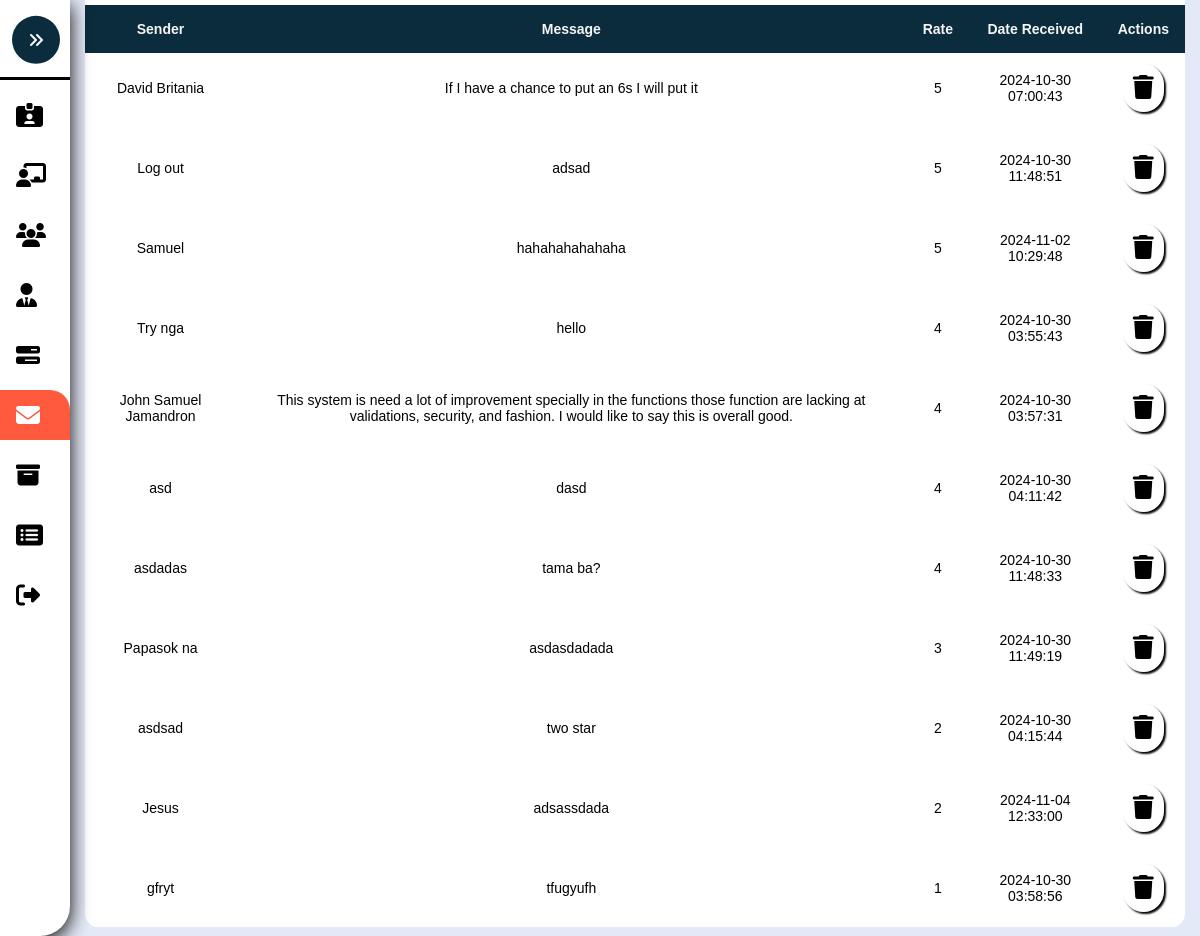
Screenshot of /Admin-Message.php with the database file from the repository.
### tables this page shows
CREATE TABLE `message` (
  `MessageID` int(8) NOT NULL,
  `Sender` varchar(255) NOT NULL,
  `Rate` int(7) NOT NULL,
  `Message` varchar(255) NOT NULL,
  `Date` timestamp NOT NULL DEFAULT current_timestamp()
);

### Admin-Message.php (the view, shortened to what this page needs)
<?php
	include './Assets/Php/Connection.php';
?>
<!DOCTYPE html>
<html>
<head>
	<link rel="stylesheet" type="text/css" href="./Assets/Css/Admin.css?v=<?php echo time(); ?>">
</head>
<body>
	<nav class="sidebar close" id="sidebar">
		<header>
			<figure class="image-container">
			</figure>
			<button class="toggle">
				<i class="fa-solid fa-angles-right"></i>
			</button>
		</header>
		<div class="menu-bar">
			<div class="menu">
				<ul class="menu-links">
					<li class="nav-link">
						<a href="./Admin-Account.php" >
							<i class="fa-solid fa-id-card-clip"></i>
						</a>
					</li>
					<li class="nav-link">
						<a href="./Admin-Pending.php">
							<i class="fa-solid fa-chalkboard-user"></i>
						</a>
					</li>
					<li class="nav-link">
						<a href="./Admin-Users.php" class="dashboard-list-item " >
							<i class="fa-solid fa-users"></i>
						</a>
					</li>
					<li class="nav-link">
						<a href="./Admin-Management.php" class="dashboard-list-item ">
							<i class="fa-solid fa-user-tie"></i>
						</a>
					</li>
					<li class="nav-link">
						<a href="./Admin-Properties.php" class="dashboard-list-item ">
							<i class="fa-solid fa-bars-progress"></i>
						</a>
					</li>
					<li class="nav-link">
						<a href="Admin-Message.php" class="dashboard-list-item active">
							<i class="fa-solid fa-envelope"></i>
						</a>
					</li>
					<li class="nav-link">
						<a href="./Admin-Archieve.php" class="dashboard-list-item">
							<i class="fa-solid fa-box-archive"></i>
						</a>
					</li>
					<li class="nav-link">
						<a href="Admin-SoldProperties.php" class="dashboard-list-item">
							<i class="fa-solid fa-rectangle-list"></i>
						</a>
					</li>
					<li class="nav-link">
						<a href="./Assets/Php/Logout.php" class="dashboard-list-item">
							<i class="fa-solid fa-right-from-bracket"></i>
						</a>
					</li>
				</ul>
			</div>
		</div>
	</nav>
	<main class="main">
		<section class="Table-section" id="Table-Section">
			<div class="container">
				<table class="table" id="table">
					<tr>
						<th>Sender</th>
						<th>Message</th>
						<th>Rate</th>
						<th>Date Received</th>
						<th class="action-center">Actions</th>
					</tr>
					<?php
						$sql = "SELECT * FROM message ORDER BY Rate DESC";
						$rs = mysqli_query($conn, $sql);
						if($rs){
							while ($row = mysqli_fetch_assoc($rs)) {
								$MessageID = $row['MessageID'];
								$Sender = $row['Sender'];
								$Rate = $row['Rate'];
								$Date = $row['Date'];
								$Message = $row['Message'];
								echo "
								<tr>
									<td>".$Sender."</td>
									<td>".$Message."</td>
									<td>".$Rate."</td>
									<td>".$Date."</td>
									<td class='td-action'>
										<a href='./Assets/Php/Admin.php?DeleteID=".$MessageID."' onclick='return DeleteConfirmation()' class='custom-tooltip' data-title='Delete'>
											<i class='fa-solid fa-trash' ></i>
										</a>
									</td>
								</tr>
								";
							}
						}
					?>
				</table>
			</div>
		</section>
	</main>
</body>
</html>

### Assets/Css/Admin.css (style rules this page uses)
:root { --dark-jungle-green: hsl(188, 63%, 7%); --prussian-blue: hsl(200, 69%, 14%); --raisin-black-1: hsl(227, 29%, 13%); --raisin-black-2: hsl(229, 17%, 19%); --yellow-green: hsl(89, 72%, 85%); --orange-soda: hsl(9,100%, 62%); --cultured-1: hsl(0, 0%, 93%); --cultured-2:hsl(192, 24%, 96%); --misty-rose: hsl(210, 100%, 97%); --alice-blue: hsl(8, 100%, 97%); --seashell: hsl(8,100%, 97%); --cadet: hsl(0, 0%, 100%); --white: hsl(0,0%, 100%); --black:hsl(0,0%,0%); --opal: hsl(180, 20%, 62%); --head-foot-bg-amaresa: rgba(255, 255, 255, 0.66); --header-bg-amaresa-shadow:0 4px 30px rgba(0, 0, 0, 0.1); --footer-bg-amaresa-shadow:0 -4px 30px rgba(0, 0, 0, 0.1); --amaresa-box-shadow: 2px 2px 2px black; --amaresa-bg:#f0f0f0; --body-color: #E4E9F7; --sidebar-color: #FFF; --sidebar-text-color: #707070; --sidebar-toggle-color: #DDD; --ff-numito-sans:"Nunito Sans", sans-serif; --ff-poppins:"Poppins", sans-serif; --fs-1: 1.875rem; --fs-2: 1.5rem; --fs-3: 1.375rem; --fs-4: 1.125rem; --fs-5: 0.875rem; --fs-6: 0.813rem; --fs-7: 0.75rem; --fw-500: 500; --fw-600: 600; --fw-700: 700; --transition:0.25s ease; --section-spacing: 100px; --shadow-1: 0 5px 20px hsla(219, 56%, 21%, 0.1); --shadow-1: 0 16px 32px hsla(188, 63%, 63%, 0.1); }
*, *::before, *::after { padding: 0; margin: 0; box-sizing: border-box; }
li { list-style: none; }
a { text-decoration: none; }
a, img, span, button, i { display: block; }
button { border:none; outline: none; background: none; font: inherit; text-align: left; cursor: pointer; }
i { pointer-events: none; }
html { font-family: var(--ff-numito-sans); scroll-behavior: smooth; }
body { background: var(--body-color); overflow-x: hidden; }
.container { padding-inline:15px; }
button, a { transition: var(--transition); }
.sidebar { position: fixed; top: 0; left: 0; box-shadow: 2px 2px 15px var(--orange-soda); border-bottom-right-radius: 30px; width: 250px; height: 100vh; background: var(--sidebar-color); transition: .5s ease; z-index: 100; }
.sidebar.close { width: 70px; box-shadow: 0 5px 20px black; }
.sidebar.close .toggle { transform: translate(-50%,-40%); background: var(--prussian-blue); }
.sidebar figure { border-bottom: 3px solid black; position: relative; }
.sidebar header { position: relative; }
.sidebar header .toggle { position: absolute; top: 30%; right:-20%; cursor: pointer; padding: 1rem; background: var(--orange-soda); color: var(--white); border-radius: 100%; display: flex; justify-content: center; align-items: center; transform: rotate(180deg) translate(40%); }
.sidebar .nav-link a { height: 50px; margin-top: 10px; display: flex; justify-content: left; align-items: center; color: black; transition:var(--transition); }
.sidebar .nav-link i { margin-inline: 1rem; font-size: var(--fs-2); }
.sidebar .nav-link .active { color: white; background: var(--orange-soda); border-top-right-radius: 20px; }
.main { position: relative; height: 100vh; left: 250px; width: calc(100% - 250px); transition: .5s ease; }
.sidebar.close ~ .main { left: 70px; width: calc(100% - 70px); }
.Table-section { max-height: 99vh; overflow-x: hidden; position: relative; }
.td-action { position: relative; transition: .3s ease; display: flex; align-items: center; gap: 1rem; justify-content: space-evenly; }
.td-action a { font-size: var(--fs-2); padding: 10px; background: var(--white); box-shadow: var(--amaresa-box-shadow); border-radius: 26px; color: black; }
.custom-tooltip { position: relative; display: inline-block; cursor: pointer; }

### rows the page displays
message: Sender "David Britania", Message "If I have a chance to put an 6s I will put it", Rate "5", Date "2024-10-30 07:00:43"
message: Sender "Log out", Message "adsad", Rate "5", Date "2024-10-30 11:48:51"
message: Sender "Samuel", Message "hahahahahahaha", Rate "5", Date "2024-11-02 10:29:48"
message: Sender "Try nga", Message "hello", Rate "4", Date "2024-10-30 03:55:43"
message: Sender "John Samuel Jamandron", Message "This system is need a lot of improvement specially in the functions those function are lacking at validations, security, and fashion. I would like to say this is overall good.", Rate "4", Date "2024-10-30 03:57:31"
message: Sender "asd", Message "dasd", Rate "4", Date "2024-10-30 04:11:42"
message: Sender "asdadas", Message "tama ba?", Rate "4", Date "2024-10-30 11:48:33"
message: Sender "Papasok na", Message "asdasdadada", Rate "3", Date "2024-10-30 11:49:19"
message: Sender "asdsad", Message "two star", Rate "2", Date "2024-10-30 04:15:44"
message: Sender "Jesus", Message "adsassdada", Rate "2", Date "2024-11-04 12:33:00"
message: Sender "gfryt", Message "tfugyufh", Rate "1", Date "2024-10-30 03:58:56"
